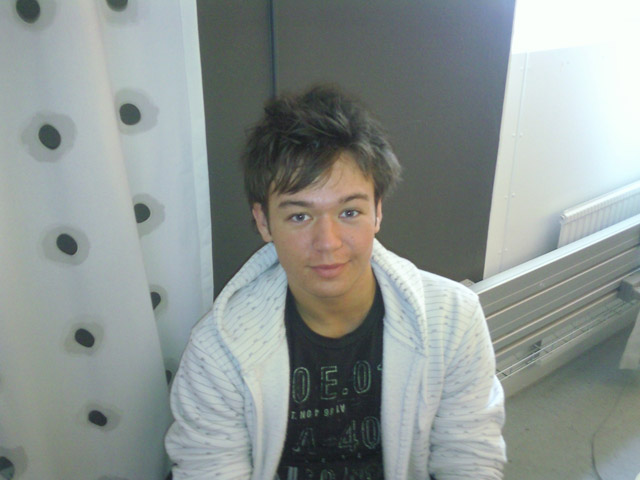
%> input picture Homework4/StudentImages/Student1.jpg, 640 x 480 px
$ octave --eval "result = SkinPixels(imread('StudentImages/Student1.jpg'));"   (GNU Octave 9; MATLAB toolbox functions it lacks are replaced by stand-ins)
%> lines starting %> are read from the running program, lines starting %| are printed output that depends on the picture
### Homework4/GrabCenterPixels.m
function cim = GrabCenterPixels(im_fname,p)
%> called with im_fname = 'George_W_Bush/George_W_Bush_0001.jpg', p = 0.2
	cim = imread(im_fname);
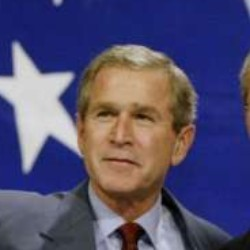
%> input picture Homework4/George_W_Bush/George_W_Bush_0001.jpg, 250 x 250 px
%> cim is the input picture: size 250x250x3 uint8; mean R, G, B 83.4, 78.4, 110.6
	H=size(cim,1);
%> H = 250
	W=size(cim,2);
%> W = 250

	cim = cim(floor(H/2)+((-floor(p*H/2)+1):floor(p*H/2)),floor(W/2)+((-floor(p*W/2)+1):floor(p*W/2)),:);
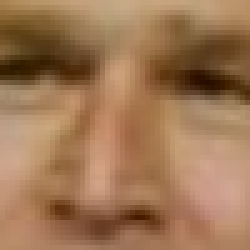
%> cim: size 50x50x3 uint8 (shown 5 times larger); mean R, G, B 158.9, 118.5, 84.2
end

### Homework4/TrainColourModel.m
function [mu,Sigma] = TrainColourModel(DirName,p,n)
    %
    % Important for the caching to work is that no trailing / would accour.
    %
    %

    cache_filename=strcat(DirName,'.mat');

    if(~exist(cache_filename))
        im_fnames=dir(DirName);
        dirs_it=[im_fnames.isdir];
        im_fnames={im_fnames(~dirs_it).name}; %pickout all names of nondirs
        cims=[];
        if(nargin<3)
            n=Inf;
        end
        if(nargin<2)
            p=1.0;
        end

        n_pics=min(n,size(im_fnames,2));

        for it=1:n_pics
            filename=strcat(DirName,'/',im_fnames{it});
            centerpic=GrabCenterPixels((filename),p);
            cims=[cims;reshape(centerpic,size(centerpic,1)*size(centerpic,2),3)];
%> cims = 2500 rows, first 12: [169 129 78; 159 122 70; 148 110 61; 139 103 53; 126 90 42; 114 80 34; 105 71 26; 110 77 32; 118 85 42; 129 97 56; 132 100 61; 112 82 44]
        end
%> pass 2 of the loop in TrainColourModel, `for it=1:n_pics`:
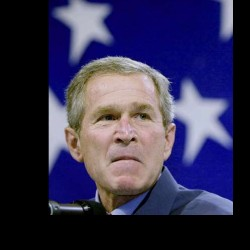
%> input picture Homework4/George_W_Bush/George_W_Bush_0002.jpg, 250 x 250 px
%> in GrabCenterPixels, cim is the input picture: size 250x250x3 uint8; mean R, G, B 53.5, 49.8, 79.8
%> in GrabCenterPixels (call 2), `cim = cim(floor(H/2)+((-floor(p*H/2)+1):floor(p*H/2)),floor(W/2)+((-fl..`:
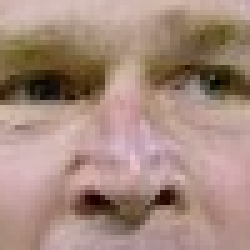
%> cim: size 50x50x3 uint8 (shown 5 times larger); mean R, G, B 166, 138.5, 126.5
%> pass 3 of the loop in TrainColourModel, `for it=1:n_pics`:
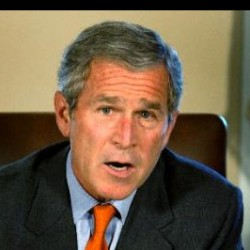
%> input picture Homework4/George_W_Bush/George_W_Bush_0012.jpg, 250 x 250 px
%> in GrabCenterPixels, cim is the input picture: size 250x250x3 uint8; mean R, G, B 109.4, 91.3, 69.1
%> in GrabCenterPixels (call 3), `cim = cim(floor(H/2)+((-floor(p*H/2)+1):floor(p*H/2)),floor(W/2)+((-fl..`:
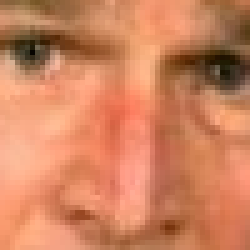
%> cim: size 50x50x3 uint8 (shown 5 times larger); mean R, G, B 206.9, 130.7, 94.7
%> the loop made 4 passes; the first 3 are shown
        rgb_data = double(cims);

        %figure();
        %N=1024;
        %plot3(rgb_data(1:N,1),rgb_data(1:N,2),rgb_data(1:N,3),'*')

        hsv_data = rgb2hsv_mod(rgb_data);

        %figure();
        %plot3(hsv_data(1:N,1),hsv_data(1:N,2),hsv_data(1:N,3),'*')

        mu = mean(hsv_data);
        Sigma= cov(hsv_data);
        save(cache_filename,'mu','Sigma');
    else
        disp(strcat('Using cacheddata on ',DirName));
        load(cache_filename,'mu','Sigma');
    end

end

### Homework4/rgb2hsv_mod.m
function [hsv_data] = rgb2hsv_mod(rgb_data)
%> the run ends on the next line
    hsv_data = rgb2hsv(rgb_data);
    hsv_data = [ cos(hsv_data(:,1)),sin(hsv_data(:,1)),hsv_data(:,2),hsv_data(:,3) ];

### Homework4/SkinPixels.m
function img_skin = SkinPixels(image)
    [mean,Sigma]=TrainColourModel('George_W_Bush',0.2);
    [mean_bg,Sigma_bg]=TrainColourModel('BackgroundImages');

    img=double(image);

    xs=rgb2hsv_mod(reshape(img,[size(img,1)*size(img,2),3]));

    lvals=GaussLikelihood(xs,mean,Sigma);
    lbvals=GaussLikelihood(xs,mean_bg,Sigma_bg);

    img_skin=reshape(lvals./lbvals>1,[size(img,1),size(img,2)]);
    img_skin=double(repmat(img_skin,[1 1 3]));

    figure();
    imshow(img/max(img(:)).*img_skin);%remove the nonskin pixels
